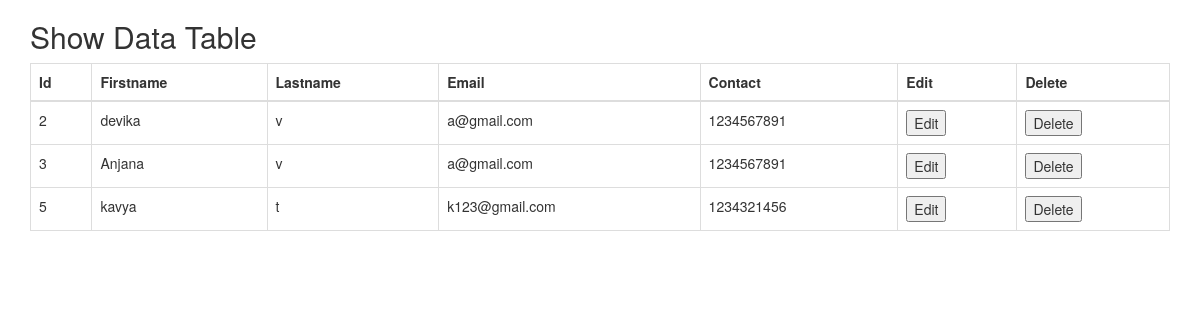
/showpage/, run on the app's committed database.
### app/models.py (models this page shows)
class Student(models.Model):
    Firstname=models.CharField(max_length=50)
    Lastname=models.CharField(max_length=50)
    Email=models.EmailField(max_length=50)
    Contact=models.BigIntegerField()

### app/views.py (the view)
# urls.py: path("showpage/",views.ShowPage,name="showpage"),
def ShowPage(request):
    all_data=Student.objects.all()
    return render(request,"app/show.html",{'key1':all_data})

### app/templates/app/show.html (shortened to what this page needs)
<!DOCTYPE html>
<html lang="en">
<head>
  <link rel="stylesheet" href="https://maxcdn.bootstrapcdn.com/bootstrap/3.4.1/css/bootstrap.min.css">
</head>
<body>
<div class="container">
  <h2>Show Data Table</h2>
  <table class="table table-bordered">
    <thead>
      <tr>
        <th>Id</th>
        <th>Firstname</th>
        <th>Lastname</th>
        <th>Email</th>
        <th>Contact</th>
        <th>Edit</th>
        <th>Delete</th>
        </tr>
    </thead>
    {% if key1 %}
    <tbody>
    {% for i in key1 %}
    <tr>
        <td>{{i.id}}</td>
        <td>{{ i.Firstname}}</td>
        <td>{{i.Lastname}}</td>
        <td>{{i.Email}}</td>
        <td>{{i.Contact}}</td>
        <td>
            <form name="EditForm" action="{% url 'editpage' pk=i.id %}" method="post">
                <input type="submit" value="Edit">
            </form>
        </td>
        <td>
            <form name="DeleteForm" action="{% url 'delete' pk=i.id %}" method="post">
                <input type="submit" value="Delete">
            </form>
        </td>
    </tr>
    {% endfor %}
    </tbody>
    {% endif %}
  </table>
</div>
</body>
</html>

### data on the page
Student: id "2", Firstname "devika", Lastname "v", Email "a@gmail.com", Contact "1234567891"
Student: id "3", Firstname "Anjana", Lastname "v", Email "a@gmail.com", Contact "1234567891"
Student: id "5", Firstname "kavya", Lastname "t", Email "k123@gmail.com", Contact "1234321456"
